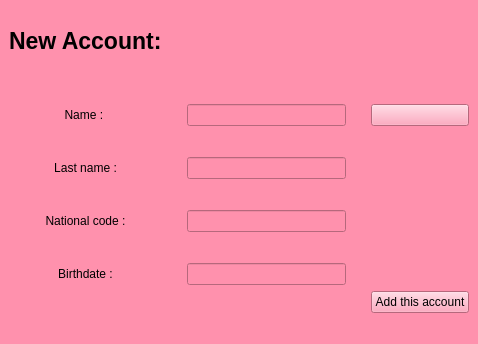
<?xml version="1.0" encoding="UTF-8"?>
<ui version="4.0">
 <class>MainWindow</class>
 <widget class="QMainWindow" name="MainWindow">
  <property name="geometry">
   <rect>
    <x>0</x>
    <y>0</y>
    <width>478</width>
    <height>344</height>
   </rect>
  </property>
  <property name="windowTitle">
   <string>MainWindow</string>
  </property>
  <property name="styleSheet">
   <string notr="true">
background-color: rgb(255, 145, 173);</string>
  </property>
  <widget class="QWidget" name="centralwidget">
   <layout class="QGridLayout" name="gridLayout">
    <item row="0" column="0">
     <layout class="QGridLayout" name="gridLayout_3" rowstretch="0,0,0,0,0,0,0,0,0,0" columnstretch="0,0,0">
      <property name="horizontalSpacing">
       <number>25</number>
      </property>
      <item row="4" column="0">
       <widget class="QLabel" name="label_3">
        <property name="text">
         <string>Last name :</string>
        </property>
        <property name="alignment">
         <set>Qt::AlignCenter</set>
        </property>
       </widget>
      </item>
      <item row="8" column="0">
       <widget class="QLabel" name="label">
        <property name="text">
         <string>Birthdate :</string>
        </property>
        <property name="alignment">
         <set>Qt::AlignCenter</set>
        </property>
       </widget>
      </item>
      <item row="2" column="1">
       <widget class="QLineEdit" name="uname"/>
      </item>
      <item row="9" column="2">
       <widget class="QPushButton" name="addAccount">
        <property name="text">
         <string>Add this account</string>
        </property>
       </widget>
      </item>
      <item row="4" column="1">
       <widget class="QLineEdit" name="ufamily"/>
      </item>
      <item row="5" column="0">
       <spacer name="verticalSpacer_2">
        <property name="orientation">
         <enum>Qt::Vertical</enum>
        </property>
        <property name="sizeType">
         <enum>QSizePolicy::Maximum</enum>
        </property>
        <property name="sizeHint" stdset="0">
         <size>
          <width>20</width>
          <height>25</height>
         </size>
        </property>
       </spacer>
      </item>
      <item row="3" column="0">
       <spacer name="verticalSpacer">
        <property name="orientation">
         <enum>Qt::Vertical</enum>
        </property>
        <property name="sizeType">
         <enum>QSizePolicy::Maximum</enum>
        </property>
        <property name="sizeHint" stdset="0">
         <size>
          <width>20</width>
          <height>25</height>
         </size>
        </property>
       </spacer>
      </item>
      <item row="7" column="0">
       <spacer name="verticalSpacer_3">
        <property name="orientation">
         <enum>Qt::Vertical</enum>
        </property>
        <property name="sizeType">
         <enum>QSizePolicy::Maximum</enum>
        </property>
        <property name="sizeHint" stdset="0">
         <size>
          <width>20</width>
          <height>25</height>
         </size>
        </property>
       </spacer>
      </item>
      <item row="2" column="0">
       <widget class="QLabel" name="label_2">
        <property name="text">
         <string>Name : </string>
        </property>
        <property name="alignment">
         <set>Qt::AlignCenter</set>
        </property>
       </widget>
      </item>
      <item row="0" column="0">
       <widget class="QLabel" name="label_4">
        <property name="font">
         <font>
          <pointsize>17</pointsize>
          <bold>true</bold>
         </font>
        </property>
        <property name="text">
         <string>New Account:</string>
        </property>
        <property name="alignment">
         <set>Qt::AlignLeading|Qt::AlignLeft|Qt::AlignVCenter</set>
        </property>
       </widget>
      </item>
      <item row="6" column="1">
       <widget class="QLineEdit" name="unational"/>
      </item>
      <item row="8" column="1">
       <widget class="QLineEdit" name="ubirthdate"/>
      </item>
      <item row="6" column="0">
       <widget class="QLabel" name="label_5">
        <property name="text">
         <string>National code :</string>
        </property>
        <property name="alignment">
         <set>Qt::AlignCenter</set>
        </property>
       </widget>
      </item>
      <item row="1" column="0">
       <spacer name="verticalSpacer_4">
        <property name="orientation">
         <enum>Qt::Vertical</enum>
        </property>
        <property name="sizeType">
         <enum>QSizePolicy::Maximum</enum>
        </property>
        <property name="sizeHint" stdset="0">
         <size>
          <width>20</width>
          <height>25</height>
         </size>
        </property>
       </spacer>
      </item>
      <item row="2" column="2">
       <widget class="QPushButton" name="capButton">
        <property name="text">
         <string/>
        </property>
        <property name="icon">
         <iconset>
          <normaloff>C:/Users/User/Downloads/—Pngtree—photo camera_4732850.png</normaloff>C:/Users/User/Downloads/—Pngtree—photo camera_4732850.png</iconset>
        </property>
       </widget>
      </item>
     </layout>
    </item>
   </layout>
  </widget>
  <widget class="QMenuBar" name="menubar">
   <property name="geometry">
    <rect>
     <x>0</x>
     <y>0</y>
     <width>478</width>
     <height>22</height>
    </rect>
   </property>
  </widget>
  <widget class="QStatusBar" name="statusbar"/>
 </widget>
 <resources>
  <include location="1.qrc"/>
 </resources>
 <connections/>
</ui>
